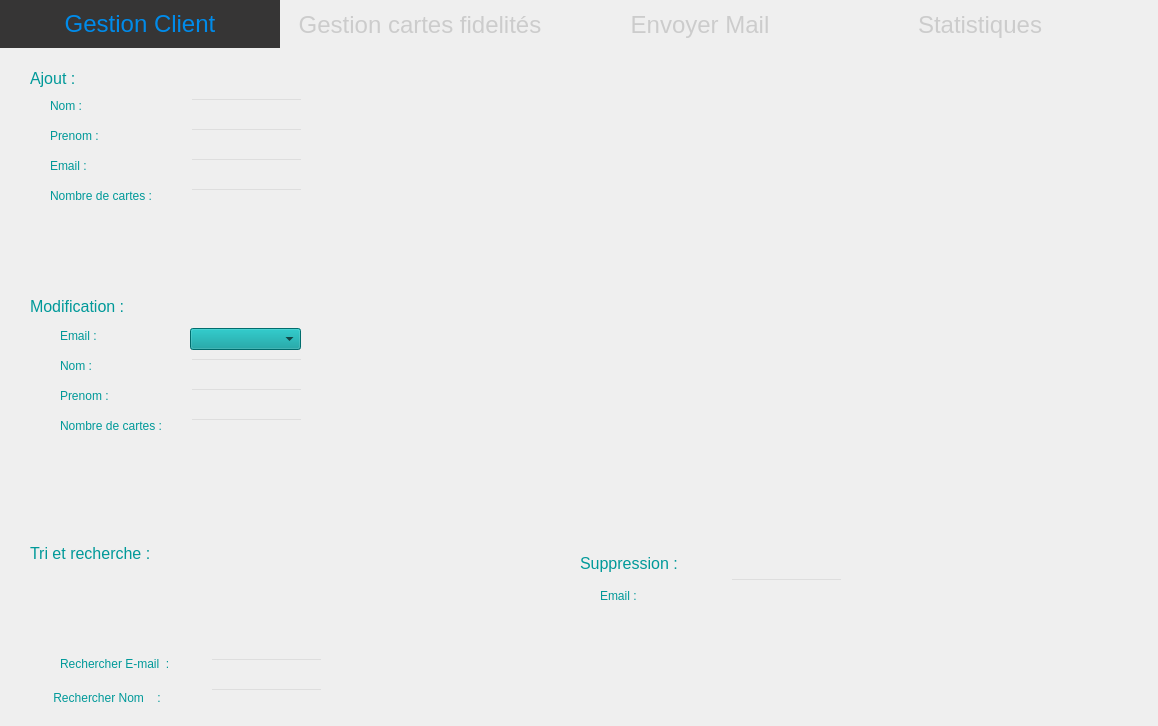
<?xml version="1.0" encoding="UTF-8"?>
<ui version="4.0">
 <class>badis</class>
 <widget class="QDialog" name="badis">
  <property name="geometry">
   <rect>
    <x>0</x>
    <y>0</y>
    <width>1158</width>
    <height>726</height>
   </rect>
  </property>
  <property name="windowTitle">
   <string>Dialog</string>
  </property>
  <widget class="QTabWidget" name="tabWidget">
   <property name="geometry">
    <rect>
     <x>0</x>
     <y>0</y>
     <width>1241</width>
     <height>721</height>
    </rect>
   </property>
   <property name="styleSheet">
    <string notr="true">QTabWidget{background:transparent} QTabWidget::pane{border: 1px;border-color:red;background-color: transparent;} 
QTabBar::tab {background-color: transparent;color: #ccc;width: 280px;height:48px;font-size:24px} 
QTabBar::tab:hover{background-color:#ddd; color: white;}
QTabBar::tab:selected{background-color: #363535; color: #008BEA;}
QWidget{background:transparent}</string>
   </property>
   <property name="currentIndex">
    <number>0</number>
   </property>
   <widget class="QWidget" name="tab">
    <attribute name="title">
     <string>Gestion Client</string>
    </attribute>
    <widget class="QLineEdit" name="nom_ajouter">
     <property name="geometry">
      <rect>
       <x>190</x>
       <y>50</y>
       <width>113</width>
       <height>22</height>
      </rect>
     </property>
    </widget>
    <widget class="QLineEdit" name="prenom_ajouter">
     <property name="geometry">
      <rect>
       <x>190</x>
       <y>80</y>
       <width>113</width>
       <height>22</height>
      </rect>
     </property>
    </widget>
    <widget class="QLineEdit" name="email_ajouter">
     <property name="geometry">
      <rect>
       <x>190</x>
       <y>110</y>
       <width>113</width>
       <height>22</height>
      </rect>
     </property>
    </widget>
    <widget class="QLineEdit" name="abonnecarte_ajouter">
     <property name="geometry">
      <rect>
       <x>190</x>
       <y>140</y>
       <width>113</width>
       <height>22</height>
      </rect>
     </property>
    </widget>
    <widget class="QLabel" name="label">
     <property name="geometry">
      <rect>
       <x>50</x>
       <y>50</y>
       <width>55</width>
       <height>16</height>
      </rect>
     </property>
     <property name="font">
      <font>
       <pointsize>9</pointsize>
      </font>
     </property>
     <property name="styleSheet">
      <string notr="true">QLabel {
color: #099;
}</string>
     </property>
     <property name="text">
      <string>Nom :</string>
     </property>
    </widget>
    <widget class="QLabel" name="label_2">
     <property name="geometry">
      <rect>
       <x>50</x>
       <y>80</y>
       <width>61</width>
       <height>16</height>
      </rect>
     </property>
     <property name="font">
      <font>
       <pointsize>9</pointsize>
      </font>
     </property>
     <property name="styleSheet">
      <string notr="true">QLabel {
color: #099;
}</string>
     </property>
     <property name="text">
      <string>Prenom :</string>
     </property>
    </widget>
    <widget class="QLabel" name="label_3">
     <property name="geometry">
      <rect>
       <x>50</x>
       <y>110</y>
       <width>55</width>
       <height>16</height>
      </rect>
     </property>
     <property name="font">
      <font>
       <pointsize>9</pointsize>
      </font>
     </property>
     <property name="styleSheet">
      <string notr="true">QLabel {
color: #099;
}</string>
     </property>
     <property name="text">
      <string>Email :</string>
     </property>
    </widget>
    <widget class="QLabel" name="label_4">
     <property name="geometry">
      <rect>
       <x>50</x>
       <y>140</y>
       <width>141</width>
       <height>16</height>
      </rect>
     </property>
     <property name="font">
      <font>
       <pointsize>9</pointsize>
      </font>
     </property>
     <property name="styleSheet">
      <string notr="true">QLabel {
color: #099;
}</string>
     </property>
     <property name="text">
      <string>Nombre de cartes :</string>
     </property>
    </widget>
    <widget class="QTableView" name="tabClient">
     <property name="geometry">
      <rect>
       <x>390</x>
       <y>60</y>
       <width>711</width>
       <height>421</height>
      </rect>
     </property>
     <property name="styleSheet">
      <string notr="true"/>
     </property>
    </widget>
    <widget class="QPushButton" name="ajouter_button">
     <property name="geometry">
      <rect>
       <x>160</x>
       <y>180</y>
       <width>51</width>
       <height>51</height>
      </rect>
     </property>
     <property name="styleSheet">
      <string notr="true">border:none;</string>
     </property>
     <property name="text">
      <string/>
     </property>
     <property name="icon">
      <iconset>
       <normaloff>:/pics/buttonok.png</normaloff>:/pics/buttonok.png</iconset>
     </property>
     <property name="iconSize">
      <size>
       <width>100</width>
       <height>100</height>
      </size>
     </property>
    </widget>
    <widget class="QLabel" name="label_5">
     <property name="geometry">
      <rect>
       <x>600</x>
       <y>540</y>
       <width>51</width>
       <height>16</height>
      </rect>
     </property>
     <property name="font">
      <font>
       <pointsize>9</pointsize>
      </font>
     </property>
     <property name="styleSheet">
      <string notr="true">QLabel {
color: #099;
}</string>
     </property>
     <property name="text">
      <string>Email :</string>
     </property>
    </widget>
    <widget class="QLineEdit" name="emailasupprimer">
     <property name="geometry">
      <rect>
       <x>730</x>
       <y>530</y>
       <width>113</width>
       <height>22</height>
      </rect>
     </property>
    </widget>
    <widget class="QLabel" name="label_6">
     <property name="geometry">
      <rect>
       <x>30</x>
       <y>20</y>
       <width>81</width>
       <height>21</height>
      </rect>
     </property>
     <property name="font">
      <font>
       <pointsize>12</pointsize>
      </font>
     </property>
     <property name="styleSheet">
      <string notr="true">QLabel {
color: #099;
}</string>
     </property>
     <property name="text">
      <string>Ajout :</string>
     </property>
    </widget>
    <widget class="QLabel" name="label_7">
     <property name="geometry">
      <rect>
       <x>580</x>
       <y>500</y>
       <width>141</width>
       <height>31</height>
      </rect>
     </property>
     <property name="font">
      <font>
       <pointsize>12</pointsize>
      </font>
     </property>
     <property name="styleSheet">
      <string notr="true">QLabel {
color: #099;
}</string>
     </property>
     <property name="text">
      <string>Suppression :</string>
     </property>
    </widget>
    <widget class="QLabel" name="label_8">
     <property name="geometry">
      <rect>
       <x>30</x>
       <y>250</y>
       <width>141</width>
       <height>16</height>
      </rect>
     </property>
     <property name="font">
      <font>
       <pointsize>12</pointsize>
      </font>
     </property>
     <property name="styleSheet">
      <string notr="true">QLabel {
color: #099;
}</string>
     </property>
     <property name="text">
      <string>Modification :</string>
     </property>
    </widget>
    <widget class="QLabel" name="label_9">
     <property name="geometry">
      <rect>
       <x>60</x>
       <y>280</y>
       <width>51</width>
       <height>16</height>
      </rect>
     </property>
     <property name="font">
      <font>
       <pointsize>9</pointsize>
      </font>
     </property>
     <property name="styleSheet">
      <string notr="true">QLabel {
color: #099;
}</string>
     </property>
     <property name="text">
      <string>Email :</string>
     </property>
    </widget>
    <widget class="QComboBox" name="comboBox">
     <property name="geometry">
      <rect>
       <x>190</x>
       <y>280</y>
       <width>111</width>
       <height>22</height>
      </rect>
     </property>
     <property name="styleSheet">
      <string notr="true">background-color:#099</string>
     </property>
    </widget>
    <widget class="QLabel" name="label_10">
     <property name="geometry">
      <rect>
       <x>60</x>
       <y>310</y>
       <width>55</width>
       <height>16</height>
      </rect>
     </property>
     <property name="font">
      <font>
       <pointsize>9</pointsize>
      </font>
     </property>
     <property name="styleSheet">
      <string notr="true">QLabel {
color: #099;
}</string>
     </property>
     <property name="text">
      <string>Nom :</string>
     </property>
    </widget>
    <widget class="QLabel" name="label_11">
     <property name="geometry">
      <rect>
       <x>60</x>
       <y>340</y>
       <width>55</width>
       <height>16</height>
      </rect>
     </property>
     <property name="font">
      <font>
       <pointsize>9</pointsize>
      </font>
     </property>
     <property name="styleSheet">
      <string notr="true">QLabel {
color: #099;
}</string>
     </property>
     <property name="text">
      <string>Prenom :</string>
     </property>
    </widget>
    <widget class="QLabel" name="label_12">
     <property name="geometry">
      <rect>
       <x>60</x>
       <y>370</y>
       <width>121</width>
       <height>16</height>
      </rect>
     </property>
     <property name="font">
      <font>
       <pointsize>9</pointsize>
      </font>
     </property>
     <property name="styleSheet">
      <string notr="true">QLabel {
color: #099;
}</string>
     </property>
     <property name="text">
      <string>Nombre de cartes :</string>
     </property>
    </widget>
    <widget class="QPushButton" name="pushButton">
     <property name="geometry">
      <rect>
       <x>710</x>
       <y>570</y>
       <width>51</width>
       <height>51</height>
      </rect>
     </property>
     <property name="styleSheet">
      <string notr="true">border:none;</string>
     </property>
     <property name="text">
      <string/>
     </property>
     <property name="icon">
      <iconset>
       <normaloff>:/pics/buttondel.png</normaloff>:/pics/buttondel.png</iconset>
     </property>
     <property name="iconSize">
      <size>
       <width>100</width>
       <height>100</height>
      </size>
     </property>
    </widget>
    <widget class="QLineEdit" name="nom_modifier">
     <property name="geometry">
      <rect>
       <x>190</x>
       <y>310</y>
       <width>113</width>
       <height>22</height>
      </rect>
     </property>
     <property name="styleSheet">
      <string>QLabel {
color: white;
}</string>
     </property>
    </widget>
    <widget class="QLineEdit" name="prenom_modifier">
     <property name="geometry">
      <rect>
       <x>190</x>
       <y>340</y>
       <width>113</width>
       <height>22</height>
      </rect>
     </property>
     <property name="styleSheet">
      <string>QLabel {
color: white;
}</string>
     </property>
    </widget>
    <widget class="QLineEdit" name="nbcartes_modifier">
     <property name="geometry">
      <rect>
       <x>190</x>
       <y>370</y>
       <width>113</width>
       <height>22</height>
      </rect>
     </property>
     <property name="styleSheet">
      <string>QLabel {
color: white;
}</string>
     </property>
    </widget>
    <widget class="QPushButton" name="pushButton_2">
     <property name="geometry">
      <rect>
       <x>160</x>
       <y>410</y>
       <width>51</width>
       <height>51</height>
      </rect>
     </property>
     <property name="styleSheet">
      <string notr="true">border:none;</string>
     </property>
     <property name="text">
      <string/>
     </property>
     <property name="icon">
      <iconset>
       <normaloff>:/pics/buttonmod.png</normaloff>:/pics/buttonmod.png</iconset>
     </property>
     <property name="iconSize">
      <size>
       <width>100</width>
       <height>100</height>
      </size>
     </property>
    </widget>
    <widget class="QLabel" name="label_15">
     <property name="geometry">
      <rect>
       <x>60</x>
       <y>605</y>
       <width>131</width>
       <height>21</height>
      </rect>
     </property>
     <property name="font">
      <font>
       <pointsize>9</pointsize>
      </font>
     </property>
     <property name="styleSheet">
      <string notr="true">QLabel {
color: #099;
}</string>
     </property>
     <property name="text">
      <string>Rechercher E-mail  :</string>
     </property>
    </widget>
    <widget class="QLineEdit" name="lineEdit_chercher">
     <property name="geometry">
      <rect>
       <x>210</x>
       <y>610</y>
       <width>113</width>
       <height>22</height>
      </rect>
     </property>
    </widget>
    <widget class="QLineEdit" name="lineEdit">
     <property name="geometry">
      <rect>
       <x>210</x>
       <y>640</y>
       <width>113</width>
       <height>22</height>
      </rect>
     </property>
    </widget>
    <widget class="QLabel" name="label_17">
     <property name="geometry">
      <rect>
       <x>50</x>
       <y>640</y>
       <width>141</width>
       <height>20</height>
      </rect>
     </property>
     <property name="font">
      <font>
       <pointsize>9</pointsize>
      </font>
     </property>
     <property name="styleSheet">
      <string notr="true">QLabel {
color: #099;
}</string>
     </property>
     <property name="text">
      <string> Rechercher Nom    :</string>
     </property>
    </widget>
    <widget class="QPushButton" name="pushButton_tri">
     <property name="geometry">
      <rect>
       <x>150</x>
       <y>520</y>
       <width>71</width>
       <height>81</height>
      </rect>
     </property>
     <property name="styleSheet">
      <string notr="true">border:none; 
</string>
     </property>
     <property name="text">
      <string/>
     </property>
     <property name="icon">
      <iconset>
       <normaloff>:/pics/tributton.png</normaloff>:/pics/tributton.png</iconset>
     </property>
     <property name="iconSize">
      <size>
       <width>100</width>
       <height>100</height>
      </size>
     </property>
    </widget>
    <widget class="QSpinBox" name="spinBox">
     <property name="geometry">
      <rect>
       <x>1210</x>
       <y>600</y>
       <width>16</width>
       <height>16</height>
      </rect>
     </property>
    </widget>
    <widget class="QLabel" name="label_30">
     <property name="geometry">
      <rect>
       <x>30</x>
       <y>490</y>
       <width>161</width>
       <height>31</height>
      </rect>
     </property>
     <property name="font">
      <font>
       <pointsize>12</pointsize>
      </font>
     </property>
     <property name="styleSheet">
      <string notr="true">QLabel {
color: #099;
}</string>
     </property>
     <property name="text">
      <string>Tri et recherche :</string>
     </property>
    </widget>
   </widget>
   <widget class="QWidget" name="tab2">
    <attribute name="title">
     <string>Gestion cartes fidelités</string>
    </attribute>
    <widget class="QLabel" name="label_14">
     <property name="geometry">
      <rect>
       <x>610</x>
       <y>500</y>
       <width>151</width>
       <height>21</height>
      </rect>
     </property>
     <property name="font">
      <font>
       <pointsize>12</pointsize>
      </font>
     </property>
     <property name="styleSheet">
      <string notr="true">QLabel {
color: #099;
}</string>
     </property>
     <property name="text">
      <string>Suppression :</string>
     </property>
    </widget>
    <widget class="QLabel" name="label_16">
     <property name="geometry">
      <rect>
       <x>70</x>
       <y>210</y>
       <width>41</width>
       <height>16</height>
      </rect>
     </property>
     <property name="font">
      <font>
       <pointsize>9</pointsize>
      </font>
     </property>
     <property name="styleSheet">
      <string notr="true">QLabel {
color: #099;
}</string>
     </property>
     <property name="text">
      <string>Email :</string>
     </property>
    </widget>
    <widget class="QLabel" name="label_18">
     <property name="geometry">
      <rect>
       <x>650</x>
       <y>530</y>
       <width>41</width>
       <height>16</height>
      </rect>
     </property>
     <property name="font">
      <font>
       <pointsize>9</pointsize>
      </font>
     </property>
     <property name="styleSheet">
      <string notr="true">QLabel {
color: #099;
}</string>
     </property>
     <property name="text">
      <string>Email :</string>
     </property>
    </widget>
    <widget class="QLabel" name="label_19">
     <property name="geometry">
      <rect>
       <x>30</x>
       <y>20</y>
       <width>131</width>
       <height>21</height>
      </rect>
     </property>
     <property name="font">
      <font>
       <pointsize>12</pointsize>
      </font>
     </property>
     <property name="styleSheet">
      <string notr="true">QLabel {
color: #099;
}</string>
     </property>
     <property name="text">
      <string>Ajout :</string>
     </property>
    </widget>
    <widget class="QComboBox" name="comboBox_2">
     <property name="geometry">
      <rect>
       <x>190</x>
       <y>210</y>
       <width>111</width>
       <height>22</height>
      </rect>
     </property>
     <property name="styleSheet">
      <string notr="true">background-color:#099</string>
     </property>
    </widget>
    <widget class="QTableView" name="tabcarte">
     <property name="geometry">
      <rect>
       <x>380</x>
       <y>60</y>
       <width>711</width>
       <height>421</height>
      </rect>
     </property>
    </widget>
    <widget class="QLabel" name="label_22">
     <property name="geometry">
      <rect>
       <x>70</x>
       <y>50</y>
       <width>55</width>
       <height>16</height>
      </rect>
     </property>
     <property name="font">
      <font>
       <pointsize>9</pointsize>
      </font>
     </property>
     <property name="styleSheet">
      <string notr="true">QLabel {
color: #099;
}</string>
     </property>
     <property name="text">
      <string>Email :</string>
     </property>
    </widget>
    <widget class="QPushButton" name="pushButton_3">
     <property name="geometry">
      <rect>
       <x>710</x>
       <y>570</y>
       <width>51</width>
       <height>51</height>
      </rect>
     </property>
     <property name="styleSheet">
      <string notr="true">border:none;</string>
     </property>
     <property name="text">
      <string/>
     </property>
     <property name="icon">
      <iconset>
       <normaloff>:/pics/buttondel.png</normaloff>:/pics/buttondel.png</iconset>
     </property>
     <property name="iconSize">
      <size>
       <width>100</width>
       <height>100</height>
      </size>
     </property>
    </widget>
    <widget class="QPushButton" name="pushButton_4">
     <property name="geometry">
      <rect>
       <x>130</x>
       <y>290</y>
       <width>51</width>
       <height>51</height>
      </rect>
     </property>
     <property name="styleSheet">
      <string notr="true">border:none;</string>
     </property>
     <property name="text">
      <string/>
     </property>
     <property name="icon">
      <iconset>
       <normaloff>:/pics/buttonmod.png</normaloff>:/pics/buttonmod.png</iconset>
     </property>
     <property name="iconSize">
      <size>
       <width>100</width>
       <height>100</height>
      </size>
     </property>
    </widget>
    <widget class="QLabel" name="label_23">
     <property name="geometry">
      <rect>
       <x>30</x>
       <y>180</y>
       <width>141</width>
       <height>21</height>
      </rect>
     </property>
     <property name="font">
      <font>
       <pointsize>12</pointsize>
      </font>
     </property>
     <property name="styleSheet">
      <string notr="true">QLabel {
color: #099;
}</string>
     </property>
     <property name="text">
      <string>Modification :</string>
     </property>
    </widget>
    <widget class="QLabel" name="label_24">
     <property name="geometry">
      <rect>
       <x>70</x>
       <y>250</y>
       <width>111</width>
       <height>16</height>
      </rect>
     </property>
     <property name="font">
      <font>
       <pointsize>9</pointsize>
      </font>
     </property>
     <property name="styleSheet">
      <string notr="true">QLabel {
color: #099;
}</string>
     </property>
     <property name="text">
      <string>Nombre de points :</string>
     </property>
    </widget>
    <widget class="QLineEdit" name="emailasupprimer_2">
     <property name="geometry">
      <rect>
       <x>770</x>
       <y>530</y>
       <width>113</width>
       <height>22</height>
      </rect>
     </property>
    </widget>
    <widget class="QPushButton" name="ajouter_button_2">
     <property name="geometry">
      <rect>
       <x>130</x>
       <y>90</y>
       <width>51</width>
       <height>51</height>
      </rect>
     </property>
     <property name="styleSheet">
      <string notr="true">border:none;</string>
     </property>
     <property name="text">
      <string/>
     </property>
     <property name="icon">
      <iconset>
       <normaloff>:/pics/buttonok.png</normaloff>:/pics/buttonok.png</iconset>
     </property>
     <property name="iconSize">
      <size>
       <width>100</width>
       <height>100</height>
      </size>
     </property>
    </widget>
    <widget class="QPushButton" name="pushButton_5">
     <property name="geometry">
      <rect>
       <x>130</x>
       <y>390</y>
       <width>51</width>
       <height>81</height>
      </rect>
     </property>
     <property name="styleSheet">
      <string notr="true">border:none;</string>
     </property>
     <property name="text">
      <string/>
     </property>
     <property name="icon">
      <iconset>
       <normaloff>:/pics/plus.png</normaloff>:/pics/plus.png</iconset>
     </property>
     <property name="iconSize">
      <size>
       <width>100</width>
       <height>100</height>
      </size>
     </property>
    </widget>
    <widget class="QLabel" name="label_13">
     <property name="geometry">
      <rect>
       <x>40</x>
       <y>360</y>
       <width>181</width>
       <height>21</height>
      </rect>
     </property>
     <property name="font">
      <font>
       <pointsize>12</pointsize>
      </font>
     </property>
     <property name="styleSheet">
      <string notr="true">QLabel {
color: #099;
}</string>
     </property>
     <property name="text">
      <string>Ajout des points :</string>
     </property>
    </widget>
    <widget class="QLineEdit" name="carte_modifier">
     <property name="geometry">
      <rect>
       <x>190</x>
       <y>250</y>
       <width>113</width>
       <height>22</height>
      </rect>
     </property>
    </widget>
    <widget class="QComboBox" name="comboBox_3">
     <property name="geometry">
      <rect>
       <x>180</x>
       <y>50</y>
       <width>121</width>
       <height>22</height>
      </rect>
     </property>
     <property name="styleSheet">
      <string notr="true">background-color:#099</string>
     </property>
    </widget>
    <widget class="QPushButton" name="pushButton_tri_pt">
     <property name="geometry">
      <rect>
       <x>130</x>
       <y>600</y>
       <width>51</width>
       <height>61</height>
      </rect>
     </property>
     <property name="styleSheet">
      <string notr="true">border:none;</string>
     </property>
     <property name="text">
      <string/>
     </property>
     <property name="icon">
      <iconset>
       <normaloff>:/pics/tributton.png</normaloff>:/pics/tributton.png</iconset>
     </property>
     <property name="iconSize">
      <size>
       <width>100</width>
       <height>100</height>
      </size>
     </property>
    </widget>
    <widget class="QLabel" name="label_31">
     <property name="geometry">
      <rect>
       <x>50</x>
       <y>520</y>
       <width>111</width>
       <height>16</height>
      </rect>
     </property>
     <property name="font">
      <font>
       <pointsize>9</pointsize>
      </font>
     </property>
     <property name="styleSheet">
      <string notr="true">QLabel {
color: #099;
}</string>
     </property>
     <property name="text">
      <string>Rechercher Email :</string>
     </property>
    </widget>
    <widget class="QLineEdit" name="lineEdit_2_email_carte">
     <property name="geometry">
      <rect>
       <x>190</x>
       <y>520</y>
       <width>113</width>
       <height>22</height>
      </rect>
     </property>
    </widget>
    <widget class="QLabel" name="label_32">
     <property name="geometry">
      <rect>
       <x>80</x>
       <y>570</y>
       <width>61</width>
       <height>21</height>
      </rect>
     </property>
     <property name="font">
      <font>
       <pointsize>9</pointsize>
      </font>
     </property>
     <property name="styleSheet">
      <string notr="true">QLabel {
color: #099;
}</string>
     </property>
     <property name="text">
      <string>Tri :</string>
     </property>
    </widget>
    <widget class="QLabel" name="label_33">
     <property name="geometry">
      <rect>
       <x>50</x>
       <y>480</y>
       <width>181</width>
       <height>21</height>
      </rect>
     </property>
     <property name="font">
      <font>
       <pointsize>12</pointsize>
      </font>
     </property>
     <property name="styleSheet">
      <string notr="true">QLabel {
color: #099;
}</string>
     </property>
     <property name="text">
      <string>Tri et recherche :</string>
     </property>
    </widget>
   </widget>
   <widget class="QWidget" name="tab_2">
    <attribute name="title">
     <string>Envoyer Mail</string>
    </attribute>
    <widget class="QPushButton" name="sendBtn">
     <property name="geometry">
      <rect>
       <x>650</x>
       <y>450</y>
       <width>51</width>
       <height>51</height>
      </rect>
     </property>
     <property name="styleSheet">
      <string notr="true">border:none;</string>
     </property>
     <property name="text">
      <string/>
     </property>
     <property name="icon">
      <iconset>
       <normaloff>:/pics/tributton2.png</normaloff>:/pics/tributton2.png</iconset>
     </property>
     <property name="iconSize">
      <size>
       <width>100</width>
       <height>100</height>
      </size>
     </property>
    </widget>
    <widget class="QPushButton" name="exitBtn">
     <property name="geometry">
      <rect>
       <x>810</x>
       <y>450</y>
       <width>51</width>
       <height>51</height>
      </rect>
     </property>
     <property name="styleSheet">
      <string notr="true">border:none;
</string>
     </property>
     <property name="text">
      <string/>
     </property>
     <property name="icon">
      <iconset>
       <normaloff>:/pics/exitbutton.png</normaloff>:/pics/exitbutton.png</iconset>
     </property>
     <property name="iconSize">
      <size>
       <width>100</width>
       <height>100</height>
      </size>
     </property>
    </widget>
    <widget class="QWidget" name="layoutWidget">
     <property name="geometry">
      <rect>
       <x>280</x>
       <y>110</y>
       <width>641</width>
       <height>311</height>
      </rect>
     </property>
     <layout class="QFormLayout" name="formLayout">
      <property name="fieldGrowthPolicy">
       <enum>QFormLayout::ExpandingFieldsGrow</enum>
      </property>
      <property name="rowWrapPolicy">
       <enum>QFormLayout::WrapLongRows</enum>
      </property>
      <property name="verticalSpacing">
       <number>9</number>
      </property>
      <item row="0" column="0">
       <widget class="QLabel" name="label_20">
        <property name="font">
         <font>
          <pointsize>9</pointsize>
         </font>
        </property>
        <property name="styleSheet">
         <string notr="true">QLabel {
color: #099;
}</string>
        </property>
        <property name="text">
         <string>Smtp-server:</string>
        </property>
       </widget>
      </item>
      <item row="1" column="0">
       <widget class="QLabel" name="label_21">
        <property name="font">
         <font>
          <pointsize>9</pointsize>
         </font>
        </property>
        <property name="styleSheet">
         <string notr="true">QLabel {
color: #099;
}</string>
        </property>
        <property name="text">
         <string>Server port:</string>
        </property>
       </widget>
      </item>
      <item row="2" column="0">
       <widget class="QLabel" name="label_25">
        <property name="font">
         <font>
          <pointsize>9</pointsize>
         </font>
        </property>
        <property name="styleSheet">
         <string notr="true">QLabel {
color: #099;
}</string>
        </property>
        <property name="text">
         <string>Username:</string>
        </property>
       </widget>
      </item>
      <item row="3" column="0">
       <widget class="QLabel" name="label_26">
        <property name="font">
         <font>
          <pointsize>9</pointsize>
         </font>
        </property>
        <property name="styleSheet">
         <string notr="true">QLabel {
color: #099;
}</string>
        </property>
        <property name="text">
         <string>Password:</string>
        </property>
       </widget>
      </item>
      <item row="4" column="0">
       <widget class="QLabel" name="label_27">
        <property name="font">
         <font>
          <pointsize>9</pointsize>
         </font>
        </property>
        <property name="styleSheet">
         <string notr="true">QLabel {
color: #099;
}</string>
        </property>
        <property name="text">
         <string>Recipant to:</string>
        </property>
       </widget>
      </item>
      <item row="5" column="0">
       <widget class="QLabel" name="label_28">
        <property name="font">
         <font>
          <pointsize>9</pointsize>
         </font>
        </property>
        <property name="styleSheet">
         <string notr="true">QLabel {
color: #099;
}</string>
        </property>
        <property name="text">
         <string>Subject:</string>
        </property>
       </widget>
      </item>
      <item row="6" column="0">
       <widget class="QLabel" name="label_29">
        <property name="font">
         <font>
          <pointsize>9</pointsize>
         </font>
        </property>
        <property name="styleSheet">
         <string notr="true">QLabel {
color: #099;
}</string>
        </property>
        <property name="text">
         <string>Message:</string>
        </property>
       </widget>
      </item>
      <item row="0" column="1">
       <widget class="QLineEdit" name="server">
        <property name="text">
         <string>smtp.gmail.com</string>
        </property>
       </widget>
      </item>
      <item row="1" column="1">
       <widget class="QLineEdit" name="port">
        <property name="text">
         <string>465</string>
        </property>
       </widget>
      </item>
      <item row="2" column="1">
       <widget class="QLineEdit" name="uname"/>
      </item>
      <item row="3" column="1">
       <widget class="QLineEdit" name="paswd">
        <property name="inputMask">
         <string/>
        </property>
        <property name="echoMode">
         <enum>QLineEdit::Password</enum>
        </property>
       </widget>
      </item>
      <item row="4" column="1">
       <widget class="QLineEdit" name="rcpt"/>
      </item>
      <item row="5" column="1">
       <widget class="QLineEdit" name="subject"/>
      </item>
      <item row="6" column="1">
       <widget class="QPlainTextEdit" name="msg"/>
      </item>
     </layout>
    </widget>
   </widget>
   <widget class="QWidget" name="tab_3">
    <attribute name="title">
     <string>Statistiques</string>
    </attribute>
   </widget>
  </widget>
 </widget>
 <resources/>
 <connections/>
</ui>
